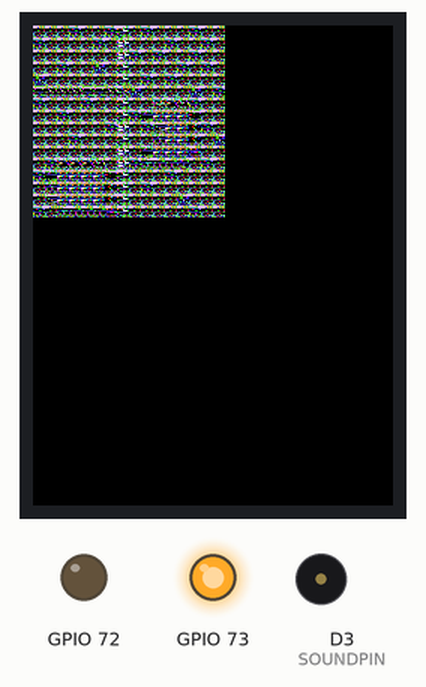
This sketch was run on a simulated ESP8266 (NodeMCU). Shown: 240×320 colour display, output pins drawn as LEDs (lit = HIGH), buzzer (waves = sounding).

Above: at 3.2 s.
Timing chart, 0 to 4.7 s (numbered marks = the images above):
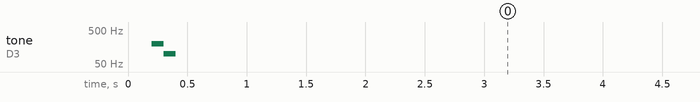

The sketch:

Tileset-8px-map.ino
```cpp
/*

     Tile mapping demo for
           ESPBoy
         by Jicehel

 --------------------------------

  This prog will display a map
  on the screen (128 x 128 pixels)
  composed of a combination
  of 16 tiles of 8 x 8 pixels

*/


// Set delay after plotting the sprite
#define DELAY 20

// Width and height of tile (an element of the map)
#define WIDTH_TILE  8
#define HEIGHT_TILE 8

// Define the number of blocs used
#define X_TILES 16
#define Y_TILES 16

#define NB_TILES 24

// Animation delay between two frames
#define ANIM_FRAME_DELAY 5

#include "image.h"
#include "ESPboyInit.h"

#define Tileset_size 192

ESPboyInit myESPboy;       // Invoke custom library
TFT_eSprite spr = TFT_eSprite(&myESPboy.tft);     // Declare Sprite object "spr" with pointer to "tft" object

uint16_t bit4palette[] = {TFT_BLACK, TFT_GREEN, TFT_RED, TFT_ORANGE, TFT_YELLOW, TFT_BROWN, TFT_BLUE, TFT_PURPLE, TFT_DARKGREY, TFT_WHITE, TFT_CYAN, TFT_MAGENTA, TFT_MAROON, TFT_DARKGREEN, TFT_NAVY, TFT_PINK};

char* table[] = {
  "1112112312111211",
  "2111121411121121",
  "1111111421211211",
  "11211O1311112121",
  "O111111312121111",
  "56665567O1111O12",
  "211121131189A211",
  "112111132FEEEB11",
  "1111112412HEEC21",
  "1112111311GEEC1O",
  "111111141FEEED11",
  "12999A142IJJK121",
  "2FEEEEB311121111",
  "1GEEEEC312111111",
  "1HEEEEC31111O111",
  "21IJJJD311111211"
};


void drawmap() {
  uint8_t nb;
  for(uint8_t i=0; i<Y_TILES; i++) {
    for(uint8_t j=0; j<X_TILES; j++) {
      nb = table[i][j] - '0';
      if (nb > 10) nb = nb - 7;
      spr.pushSprite(j * WIDTH_TILE, i * HEIGHT_TILE, (nb - 1) * WIDTH_TILE, 0, WIDTH_TILE, HEIGHT_TILE);
    }
  }
}


void setup(){
  myESPboy.begin("Tile mapping");   //Set up the display
  spr.setColorDepth(4);
  spr.createPalette(bit4palette);
  spr.createSprite(Tileset_size, HEIGHT_TILE); // Create a sprite of defined size
  spr.pushImage(0, 0, Tileset_size, HEIGHT_TILE, (uint16_t *)tileset, 16);
  // spr.pushSprite(0,0);
}


void loop(void){
  drawmap();
  delay(DELAY*100);
}
```

ESPboyInit.cpp
```cpp
/*
ESPboy_Init class
for www.ESPboy.com project by RomanS
https://hackaday.io/project/164830-espboy-games-iot-stem-for-education-fun
v1.0
*/

#include "ESPboyInit.h"

ESPboyInit::ESPboyInit(){};

void ESPboyInit::begin(char *appName) {
  Serial.begin(115200); //serial init
  WiFi.mode(WIFI_OFF); // to safe battery power

//DAC init and backlit off
  dac.begin(MCP4725address);
  delay (100);
  dac.setVoltage(0, false);

//mcp23017 init for buttons, LED LOCK and TFT Chip Select pins
  mcp.begin(MCP23017address);
  delay(100);

  for (int i=0;i<8;i++){
     mcp.pinMode(i, INPUT);
     mcp.pullUp(i, HIGH);}

//sound init and test
  pinMode(SOUNDPIN, OUTPUT);
  playTone(200, 100);
  delay(100);
  playTone(100, 100);
  delay(100);
  noPlayTone();

//LCD TFT init
  mcp.pinMode(CSTFTPIN, OUTPUT);
  mcp.digitalWrite(CSTFTPIN, LOW);
  tft.begin();
  delay(100);
  tft.setRotation(0);
  tft.fillScreen(TFT_BLACK);

//draw ESPboylogo
  tft.drawXBitmap(30, 24, ESPboyLogo, 68, 64, TFT_YELLOW);
  tft.setTextSize(1);
  tft.setTextColor(TFT_YELLOW);
  tft.drawString (appName, (128-(strlen(appName)*6))/2, 102);

//LCD backlit fading on
  for (uint16_t bcklt=300; bcklt<4095; bcklt+=30){
    dac.setVoltage(bcklt, false);
    delay(10);}

  delay(1000);

//clear TFT and backlit on high
  dac.setVoltage(4095, true);
  tft.fillScreen(TFT_BLACK);

//LED pin LOCK OFF
  mcp.pinMode(LEDLOCK, OUTPUT);
  mcp.digitalWrite(LEDLOCK, HIGH);
};


void ESPboyInit::playTone(uint16_t frq, uint16_t dur) { tone(SOUNDPIN, frq, dur); }
void ESPboyInit::playTone(uint16_t frq) { tone(SOUNDPIN, frq); }

void ESPboyInit::noPlayTone() { noTone(SOUNDPIN); }

uint8_t ESPboyInit::getKeys() { return (~mcp.readGPIOAB() & 255); }
```

ESPboyInit.h
```cpp
/*
ESPboy_Init class
for www.ESPboy.com project by RomanS
https://hackaday.io/project/164830-espboy-games-iot-stem-for-education-fun
v1.0
*/

#ifndef ESPboy_Init
#define ESPboy_Init

#include <Arduino.h>
#include <Adafruit_MCP23017.h> //to control buttons
#include <Adafruit_MCP4725.h>  //to control the LCD display backlit
#include <TFT_eSPI.h>          //to draw at LCD TFT
#include <ESP8266WiFi.h>       //to control WiFi
#include "ESPboyLogo.h"

#include <FS.h>
using fs::FS;

#define MCP23017address 0 // actually it's 0x20 but in <Adafruit_MCP23017.h> lib there is (x|0x20) :)
#define MCP4725address  0x60

#define LEDPIN         D4
#define SOUNDPIN       D3
#define LEDLOCK        9
#define CSTFTPIN       8 //Chip Select pin for LCD (it's on the MCP23017 GPIO expander GPIO8)

#define PAD_LEFT        0x01
#define PAD_UP          0x02
#define PAD_DOWN        0x04
#define PAD_RIGHT       0x08
#define PAD_ACT         0x10
#define PAD_ESC         0x20
#define PAD_LFT         0x40
#define PAD_RGT         0x80
#define PAD_ANY         0xff


class ESPboyInit{

public:
  Adafruit_MCP23017 mcp;
  Adafruit_MCP4725 dac;
  TFT_eSPI tft;

  ESPboyInit();
  void begin(char *appName);

  uint8_t getKeys();
  void playTone(uint16_t frq, uint16_t dur);
  void playTone(uint16_t frq);
  void noPlayTone();
};

#endif
```

Source omitted: ESPboyLogo.h (data table, 3642 bytes), image.h (data table, 4697 bytes)
